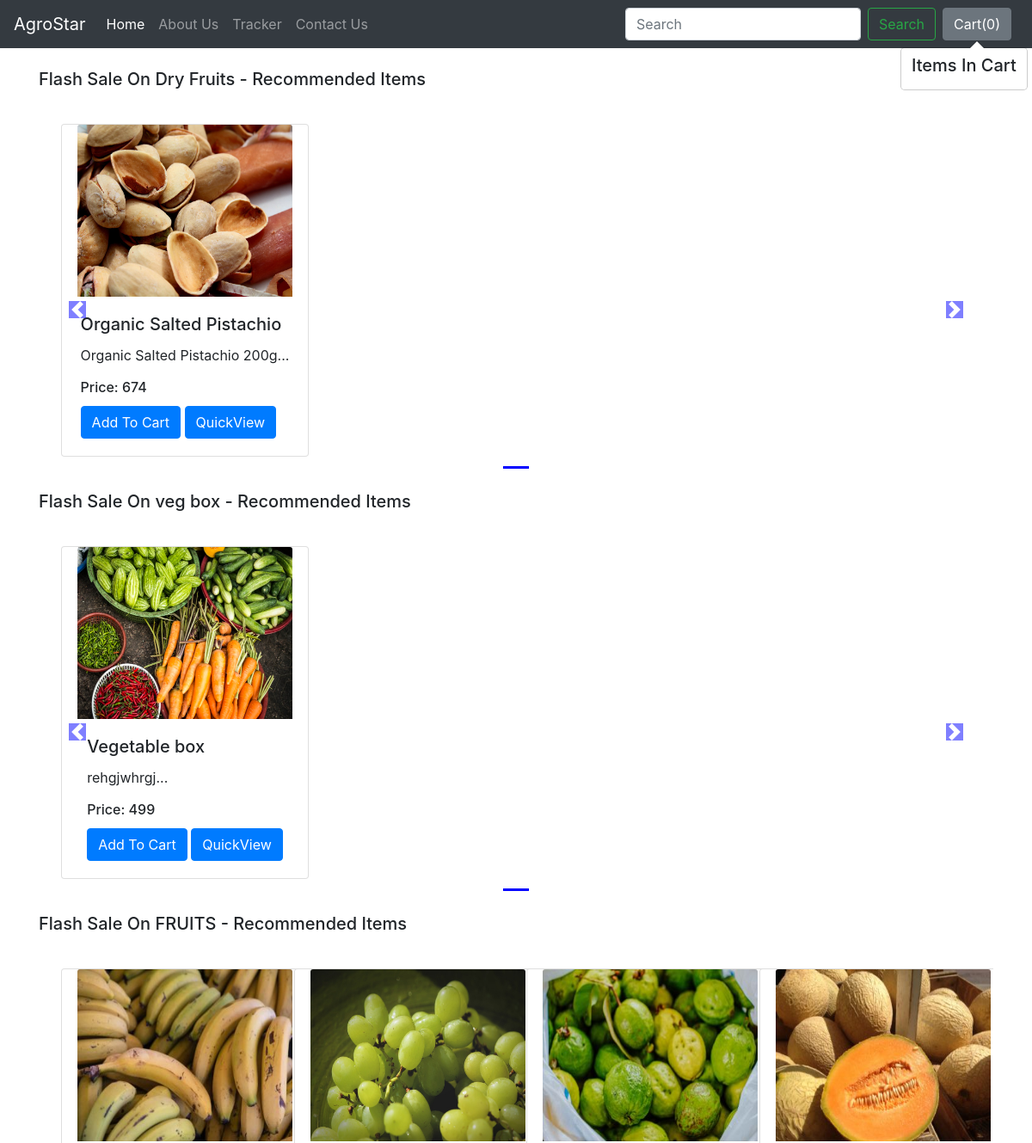
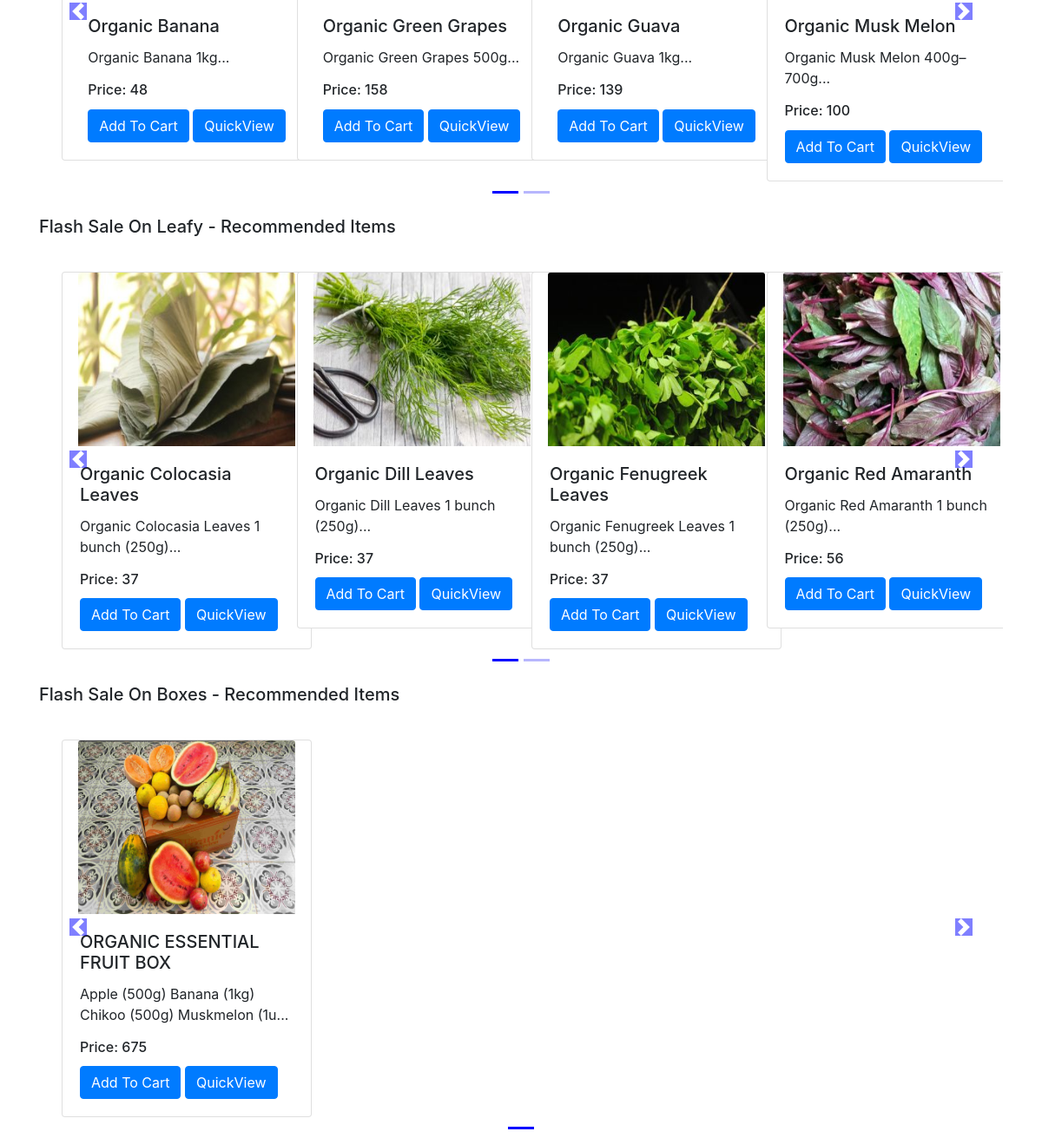
The app's page /shop/ with its own data (2 pictures, top to bottom).
### shop/models.py (models this page shows, shortened)
class Product(models.Model):
    product_id = models.AutoField
    product_name = models.CharField(max_length=50)
    category = models.CharField(max_length=50, default="")
    subcategory = models.CharField(max_length=50, default="")
    price = models.IntegerField(default=0)
    desc = models.CharField(max_length=300)
    pub_date = models.DateField()
    image = models.ImageField(upload_to='shop/images', default="")

### shop/views.py (the view)
# urls.py: path('', views.index,name="blogHome"),
def index(request):
    allProds = []
    catprods = Product.objects.values('category', 'id')
    cats = {item['category'] for item in catprods}
    for cat in cats:
        prod = Product.objects.filter(category=cat)
        n = len(prod)
        nSlides = n // 4 + ceil((n / 4) - (n // 4))
        allProds.append([prod, range(1, nSlides), nSlides])
    params = {'allProds':allProds}
    return render(request, 'shop/index.html', params)

### shop/templates/shop/index.html (shortened to what this page needs)
{% extends 'shop/basic.html' %}
{% block body %}
{% load static %}
<div class="container">
    {% for product, range, nSlides in allProds %}
    <h5 class="my-4">Flash Sale On {{product.0.category}} - Recommended Items</h5>
    <div class="row">
        <div id="demo{{forloop.counter}}" class="col carousel slide my-3" data-ride="carousel">
            <ul class="carousel-indicators">
                <li data-target="#demo{{forloop.counter}}" data-slide-to="0" class="active"></li>
                {% for i in range %}
                <li data-target="#demo{{forloop.parentloop.counter}}" data-slide-to="{{i}}"></li>
                {% endfor %}
            </ul>
            <div class="container carousel-inner no-padding">
                <div class="carousel-item active">
                    {% for i in product %}
                    <div class="col-xs-3 col-sm-3 col-md-3">
                        <div class="card align-items-center" style="width: 18rem;">
                            <img src='/media/{{i.image}}' class="card-img-top" alt="...">
                            <div class="card-body">
                                <h5 class="card-title" id="namepr{{i.id}}">{{i.product_name}}</h5>
                                <p class="card-text">{{i.desc|slice:"0:53"}}...</p>
                                <h6 class="card-title" >Price: <span id="pricepr{{i.id}}">{{i.price}}</span></h6>
                                <span id="divpr{{i.id}}" class="divpr">
                                    <button id="pr{{i.id}}" class="btn btn-primary cart">Add To Cart</button>
                                </span>
                                <a href="/shop/products/{{i.id}}"><button id="qv{{i.id}}" class="btn btn-primary cart">QuickView</button></a>
                            </div>
                        </div>
                    </div>
                    {% if forloop.counter|divisibleby:4 and forloop.counter > 0 and not forloop.last %}
                </div>
                <div class="carousel-item">
                    {% endif %}
                    {% endfor %}
                </div>
            </div>
        </div>
        <a class="carousel-control-prev" href="#demo{{forloop.counter}}" data-slide="prev">
            <span class="carousel-control-prev-icon"></span>
        </a>
        <a class="carousel-control-next" href="#demo{{forloop.counter}}" data-slide="next">
            <span class="carousel-control-next-icon"></span>
        </a>
    </div>
    {% endfor %}
</div>
{% endblock %}

### shop/templates/shop/basic.html (shortened to what this page needs)
<!doctype html>
<html lang="en">
  <head>
    <link rel="stylesheet" href="https://stackpath.bootstrapcdn.com/bootstrap/4.2.1/css/bootstrap.min.css">
  </head>
  <body>
    <nav class="navbar navbar-expand-lg navbar-dark bg-dark">
  <a class="navbar-brand" href="/shop">AgroStar</a>
  <div class="collapse navbar-collapse" id="navbarSupportedContent">
    <ul class="navbar-nav mr-auto">
      <li class="nav-item active">
        <a class="nav-link" href="/shop">Home <span class="sr-only">(current)</span></a>
      </li>
      <li class="nav-item">
        <a class="nav-link" href="/shop/about">About Us</a>
      </li>
      <li class="nav-item">
        <a class="nav-link" href="/shop/tracker">Tracker</a>
      </li>
      <li class="nav-item">
        <a class="nav-link" href="/shop/contact">Contact Us</a>
      </li>
    </ul>
    <form method="get" action="/shop/search/" class="form-inline my-2 my-lg-0">
      <input class="form-control mr-sm-2" type="search" placeholder="Search" aria-label="Search" name="search" id="search">
      <button class="btn btn-outline-success my-2 my-sm-0" type="submit">Search</button>
    </form>
    <button type="button" class="btn btn-secondary mx-2" id="popcart" data-container="body" data-toggle="popover" data-placement="bottom" data-html="true" data-content="Vivamus
sagittis lacus vel augue laoreet rutrum faucibus.">
  Cart(<span id="cart">0</span>)
</button>
  </div>
</nav>
  {% block body %} {% endblock %}
  </body>
</html>

### records on screen
Product: category "Dry Fruits", image (picture), product_name "Organic Salted Pistachio", desc "Organic Salted Pistachio 200g", price "674"
Product: category "veg box", image (picture), product_name "Vegetable box", desc "rehgjwhrgj", price "499"
Product: category "FRUITS", image (picture), product_name "Organic Banana", desc "Organic Banana 1kg", price "48"
Product: image (picture), product_name "Organic Green Grapes", desc "Organic Green Grapes 500g", price "158"
Product: image (picture), product_name "Organic Guava", desc "Organic Guava 1kg", price "139"
Product: image (picture), product_name "Organic Musk Melon", desc "Organic Musk Melon 400g–700g", price "100"
Product: category "Leafy", image (picture), product_name "Organic Colocasia Leaves", desc "Organic Colocasia Leaves 1 bunch (250g)", price "37"
Product: image (picture), product_name "Organic Dill Leaves", desc "Organic Dill Leaves 1 bunch (250g)", price "37"
Product: image (picture), product_name "Organic Fenugreek Leaves", desc "Organic Fenugreek Leaves 1 bunch (250g)", price "37"
Product: image (picture), product_name "Organic Red Amaranth", desc "Organic Red Amaranth 1 bunch (250g)", price "56"
Product: category "Boxes", image (picture), product_name "ORGANIC ESSENTIAL FRUIT BOX", desc "Apple (500g) Banana (1kg) Chikoo (500g) Muskmelon (1u", price "675"
